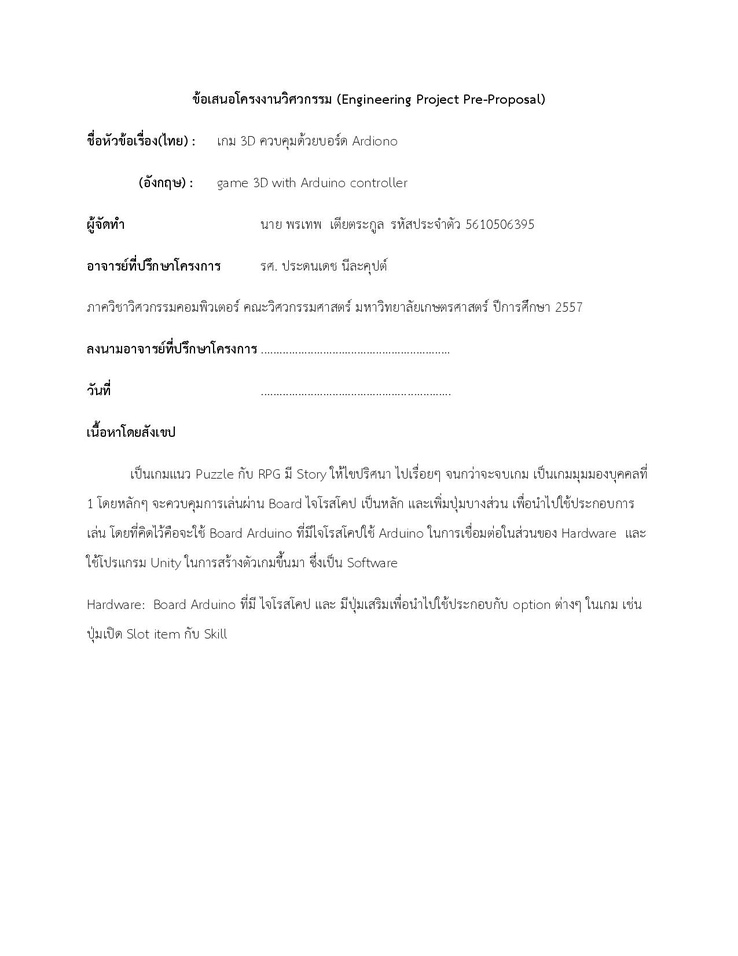
#> input picture testfile/testimage.jpg, 738 x 956 px, shrunk from 1275 x 1650 before the run
$ python segmentation.py
#> lines starting #> are read from the running program, lines starting #| are printed output that depends on the picture; after the words box and inside, x2 and y2 are one past the last pixel; in counts of white or black regions, pixels touching at a corner belong together
import numpy as np
import cv2
import matplotlib.pyplot as plt

#image preprocessing
img = cv2.imread('testfile/testimage.jpg')
#> img is the input picture: shape (956, 738, 3); min 0, max 255, mean 251
ret,binimg = cv2.threshold(img,127,255,cv2.THRESH_BINARY) #turns image into binary
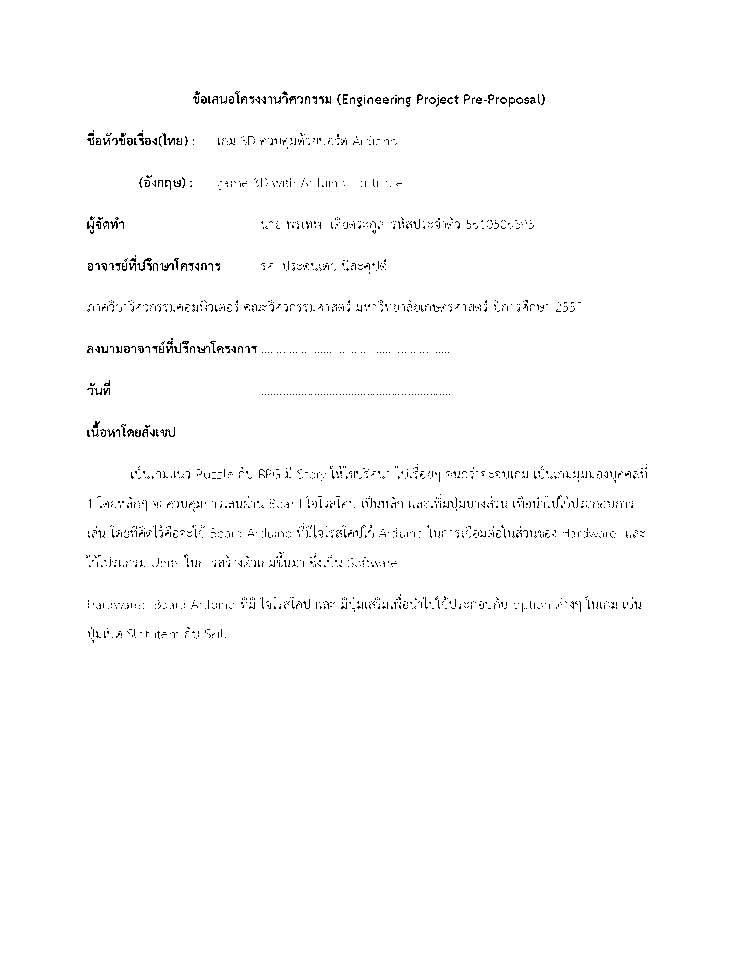
#> binimg: shape (956, 738, 3); 98.7% white; black in thin lines or dots, all inside (x1, y1, x2, y2) = (86, 91, 647, 643)
height,width,channel = img.shape
#> height = 956; width = 738; channel = 3

#finding horizontal partition
lines = []

blotcount = 0
beginsignal = 1

for x in range(height):
    for y in range(width):
        if binimg[x,y,0] == 0:
            blotcount += 1
    if blotcount > 0 and beginsignal == 1:
        lines.append(x)
        beginsignal = 0
    elif blotcount == 0 and beginsignal == 0:
        lines.append(x)
        beginsignal = 1
    blotcount = 0
#> after the loop, beginsignal = 1; lines = 48 values from 91 to 643


#print(lines_begin[0])
#discarding close lines
margin = 3
linebefore = 0
thisline = 0

filteredlines = []

for x in lines:
    if linebefore == 0 and thisline == 0:
        thisline = x
    elif thisline != 0 and linebefore == 0:
        filteredlines.append(thisline)
        linebefore = thisline
        thisline = x
    else:
        if thisline - linebefore >= margin and x - thisline >= margin:
            filteredlines.append(thisline)
        linebefore = thisline
        thisline = x
filteredlines.append(thisline)
#results are stored in filteredlines
'''
for x in filteredlines:
    cv2.line(img,(0,x),(width,x),(250,0,0),1)
'''
cropbegin = 0
cnt = 0
for x in filteredlines:
    if cropbegin == 0:
        cropbegin = x
    else:
        imgCrop = binimg[cropbegin-1:x+1,0:width]
        flag = cv2.imwrite('testfile/output/cropimage_{}.png'.format(cnt), imgCrop)
        print(cnt)
        print(flag)
        cnt += 1
        cropbegin = 0
#> this loop made 24 passes
#| True
#| True
#| True
#| True
#| True
#| True
#| True
#| True
#> (further printed lines are left out)
#> after the loop, cnt = 12
cv2.imwrite('testfile/paragraphs_out.png',img)

#cv2.imshow('image',img)
cv2.waitKey(0)
cv2.destroyAllWindows()

$ run again, with testfile/AllThaiChars.jpg copied over testfile/testimage.jpg
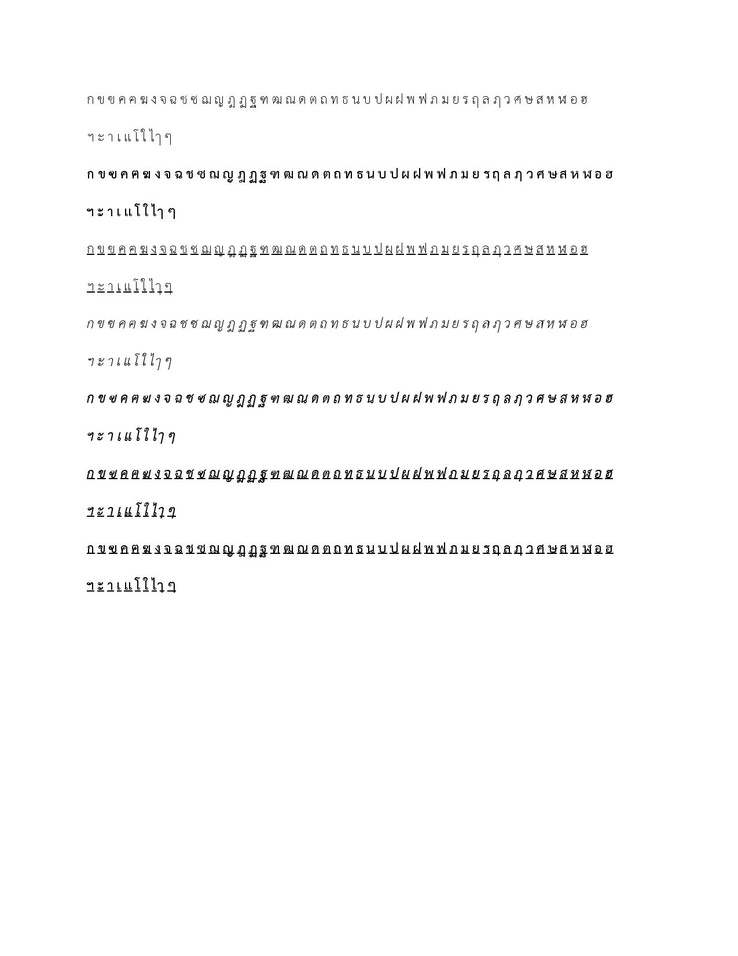
#> input picture testfile/AllThaiChars.jpg, 738 x 956 px, shrunk from 1275 x 1650 before the run
#> img is the input picture: shape (956, 738, 3); min 0, max 255, mean 251
#> `ret,binimg = cv2.threshold(img,127,255,cv2.THRESH_BINARY)`:
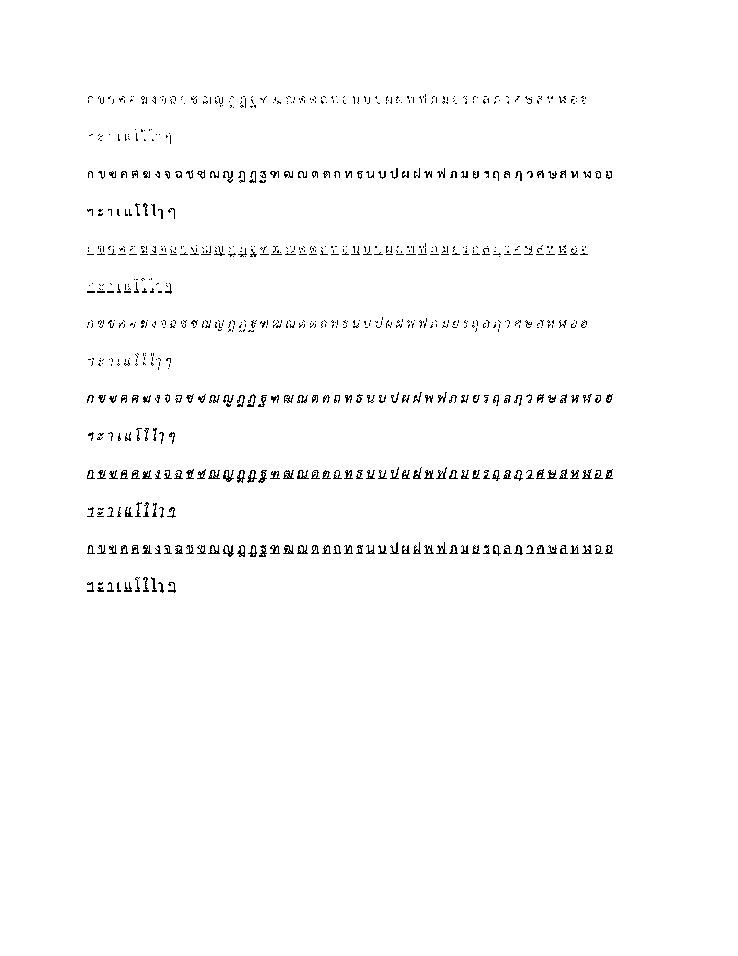
#> binimg: shape (956, 738, 3); 98.6% white; black in thin lines or dots, all inside (x1, y1, x2, y2) = (87, 94, 613, 593)
#> the loop `for x in filteredlines:` made 28 passes
#| True
#| True
#| True
#| True
#| True
#> (further printed lines are left out)
#> after the loop `for x in filteredlines:`: cnt = 14
